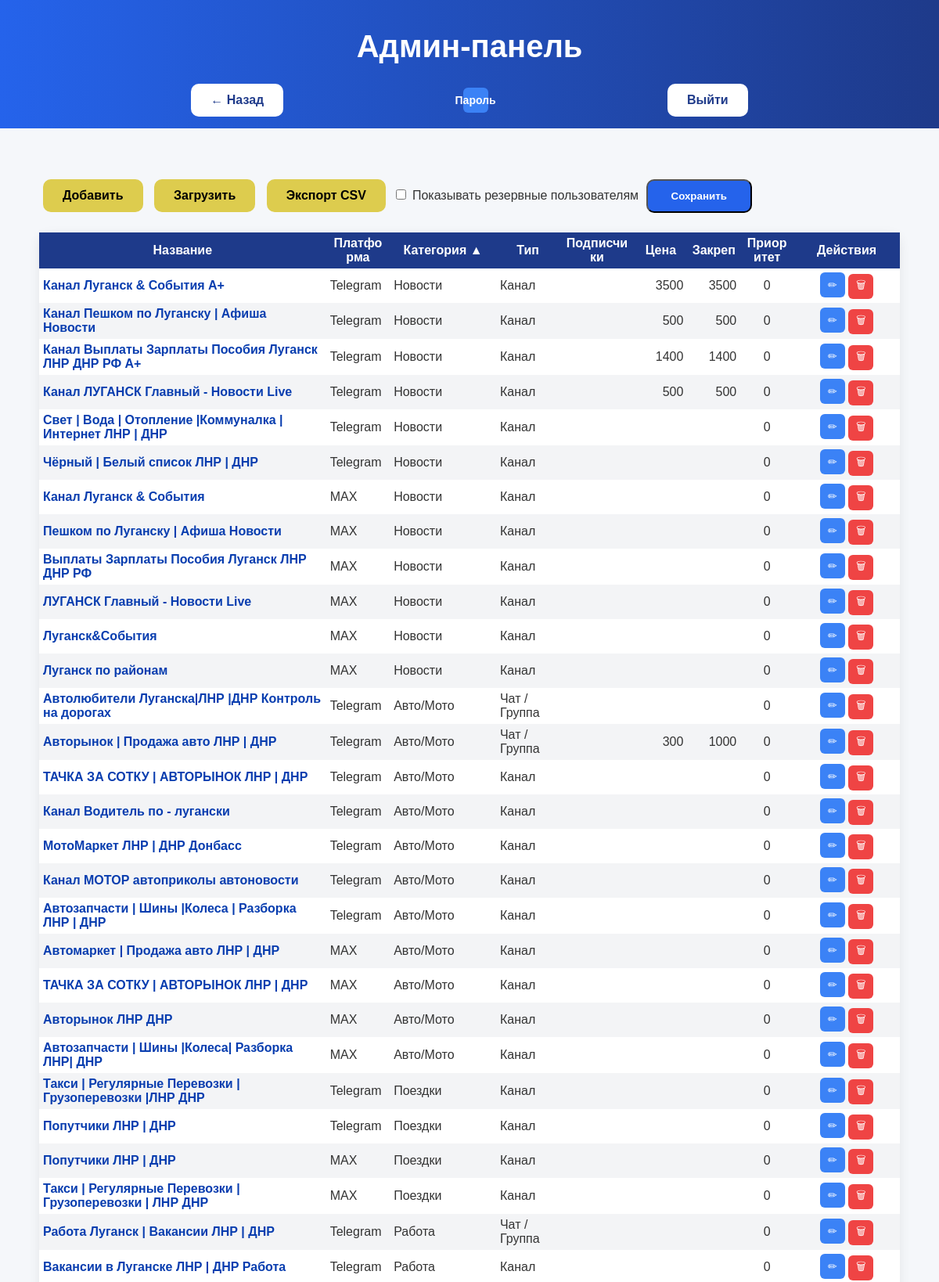
/admin/dashboard.php?sort=category&order=asc (signed in, upper part), run on the app's committed database.
### tables this page shows
CREATE TABLE `settings` (
  `name` varchar(50) NOT NULL,
  `value` varchar(255) NOT NULL
);

CREATE TABLE `resources` (
  `id` int(11) NOT NULL,
  `name` varchar(255) NOT NULL,
  `url` varchar(255) NOT NULL,
  `status` enum('main','reserve') DEFAULT NULL,
  `created_at` timestamp NULL DEFAULT CURRENT_TIMESTAMP,
  `platform` varchar(20) NOT NULL,
  `category` enum('Новости','Авто/Мото','Поездки','Работа','Объявления','Недвижимость','Общение','Хобби','Услуги','Электроника') NOT NULL DEFAULT 'Объявления',
  `type` enum('chat','channel') NOT NULL DEFAULT 'chat',
  `subscribers` int(11) DEFAULT NULL,
  `description` text,
  `priority` int(11) DEFAULT '0',
  `price` int(11) DEFAULT NULL,
  `pin_price` int(11) DEFAULT NULL
);

### config.php (called while the page is built, shortened)
<?php
function e($value)
{
    return htmlspecialchars((string)($value ?? ''), ENT_QUOTES, 'UTF-8');
}

### admin/dashboard.php (the view, shortened to what this page needs)
<?php
require_once __DIR__ . '/../config.php';
require 'partials/header.php';
function toggleOrder($currentSort, $column, $currentOrder) {
    if ($currentSort === $column) {
        return $currentOrder === 'asc' ? 'desc' : 'asc';
    }
    return 'asc';
}
$sort = $_GET['sort'] ?? 'priority';
$order = $_GET['order'] ?? 'desc';
$order = strtolower($order) === 'asc' ? 'asc' : 'desc';
$stmt = $pdo->query("
    SELECT * FROM resources
    ORDER BY (status = 'reserve') ASC, $sort $order
");
$resources = $stmt->fetchAll();
$stmt = $pdo->prepare("SELECT value FROM settings WHERE name = 'show_reserve'");
$stmt->execute();
$showReserve = $stmt->fetchColumn();
?>
<div class="table-section">
      <span>
    <a href="add.php" class="btn au-btn">Добавить</a>
    <a href="upload.php" class="btn au-btn">Загрузить</a>
    <a href="export.php" class="btn au-btn">Экспорт CSV</a>
    <form method="post" style="margin-bottom:20px; display: inline-block">
<label>
    <input type="checkbox" name="show_reserve" value="1"
        <?= $showReserve == '1' ? 'checked' : '' ?>>
    Показывать резервные пользователям
</label>
<button type="submit" class="btn btn-primary">Сохранить</button>
</form>
</span>
<table class="resource-table">
<thead>
<tr>
<th class="col-name">
<a href="?sort=name&order=<?= toggleOrder($sort, 'name', $order) ?>">
    Название
        </a>
</th>
<th class="col-platform">
    <a href="?sort=platform&order=<?= toggleOrder($sort, 'platform', $order) ?>">
    Платформа
        </a>
</th>
<th class="col-category">
    <a href="?sort=category&order=<?= toggleOrder($sort, 'category', $order) ?>">
    Категория
        <?php if ($sort === 'category'): ?>
        <?= $order === 'asc' ? '▲' : '▼' ?>
        <?php endif; ?>
        </a>
</th>
<th class="col-type">
<a href="?sort=type&order=<?= toggleOrder($sort, 'type', $order) ?>">
    Тип
        </a>
</th>
<th class="col-subs">Подписчики</th>
<th class="col-price">
<a href="?sort=price&order=<?= toggleOrder($sort, 'price', $order) ?>">
    Цена
        </a>
</th>
<th class="col-pin">Закреп</th>
<th class="col-priority">Приоритет</th>
<th class="col-actions">Действия</th>
</tr>
</thead>
<tbody>
<?php foreach ($resources as $r): ?>
<?php if ($r['status'] === 'reserve'): ?>
<tr class="row-reserve-d">
<?php else: ?>
<tr>
<?php endif; ?>
<td class="col-name">
<a href="<?= e($r['url']) ?>" target="_blank">
<?= e($r['name']) ?>
</a>
</td>
<td class="col-platform"><?= e($r['platform']) ?></td>
<td class="col-category"><?= e($r['category']) ?></td>
<td class="col-type">
<?php
if ($r['type'] === 'chat') {
    echo 'Чат / Группа';
}
if ($r['type'] === 'channel') {
    echo 'Канал';
}
?>
</td>
<td class="col-subs"><?= e($r['subscribers']) ?></td>
<td class="col-price"><?= e($r['price']) ?></td>
<td class="col-pin"><?= e($r['pin_price']) ?></td>
<td class="col-priority"><?= e($r['priority']) ?></td>
<td class="col-actions">
<a class="btn-edit" href="edit.php?id=<?= e($r['id']) ?>">✏</a>
<a class="btn-del" href="delete.php?id=<?= e($r['id']) ?>"
onclick="return confirm('Удалить ресурс?')">🗑</a>
</td>
</tr>
<?php endforeach; ?>
</tbody>
</table>
</div>
<?php require 'partials/footer.php'; ?>

### css/style.css (style rules this page uses)
body { margin: 0; font-family: Arial, sans-serif; background: #f5f7fa; color: #333; }
.btn { display: inline-block; padding: 12px 25px; background: white; color: #1e3a8a; text-decoration: none; border-radius: 10px; margin: 5px; font-weight: bold; transition: 0.3s; }
.au-btn { background: #ddcc4e; color: #000000; }
.table-section { max-width: 1100px; margin: 60px auto; padding: 0 20px; }
.resource-table { width: 100%; border-collapse: collapse; background: white; border-radius: 12px; table-layout: fixed; box-shadow: 0 4px 15px rgba(0,0,0,0.08); }
.resource-table th { word-wrap: break-word; position: sticky; top: 0; z-index: 3; background: #1e3a8a; color: white; padding: 5px 5px; text-align: center; }
.resource-table td { padding: 5px; }
.resource-table tr:nth-child(even) { background: #f3f4f6; }
.resource-table td a:not(.btn-edit):not(.btn-del) { color: #083daf; font-weight: 600; text-decoration: none; }
.resource-table th a { color: white; text-decoration: none; }
.col-priority { width: 40px; text-align: center; }
.col-actions { width: 90px; text-align: center; }
.col-subs { width: 60px; text-align: right; }
.col-price { width: 40px; text-align: right; }
.col-pin { width: 40px; text-align: right; }
.col-platform { width: 50px; }
.col-type { width: 50px; }
.col-name { width: 260px; }
.col-category { width: 90px; }
.btn-edit { background: #3b82f6; text-decoration: none; color: white; width: 32px; height: 32px; display: inline-flex; align-items: center; justify-content: center; border-radius: 6px; font-size: 14px; padding: 0; }
.btn-del { background: #ef4444; text-decoration: none; color: white; width: 32px; height: 32px; display: inline-flex; align-items: center; justify-content: center; border-radius: 6px; font-size: 14px; }
.btn-primary { background: #2563eb; color: white; padding: 12px 30px; border-radius: 10px; font-weight: bold; }

### data on the page
resources: name "Канал Луганск & События A+", platform "Telegram", category "Новости", type "Канал", price "3500", pin_price "3500", priority "0"
resources: name "Канал Пешком по Луганску | Афиша Новости", platform "Telegram", category "Новости", type "Канал", price "500", pin_price "500", priority "0"
resources: name "Канал Выплаты Зарплаты Пособия Луганск ЛНР ДНР РФ А+", platform "Telegram", category "Новости", type "Канал", price "1400", pin_price "1400", priority "0"
resources: name "Канал ЛУГАНСК Главный - Новости Live", platform "Telegram", category "Новости", type "Канал", price "500", pin_price "500", priority "0"
resources: name "Свет | Вода | Отопление |Коммуналка |Интернет ЛНР | ДНР", platform "Telegram", category "Новости", type "Канал", priority "0"
resources: name "Чёрный | Белый список ЛНР | ДНР", platform "Telegram", category "Новости", type "Канал", priority "0"
resources: name "Канал Луганск & События", platform "MAX", category "Новости", type "Канал", priority "0"
resources: name "Пешком по Луганску | Афиша Новости", platform "MAX", category "Новости", type "Канал", priority "0"
resources: name "Выплаты Зарплаты Пособия Луганск ЛНР ДНР РФ", platform "MAX", category "Новости", type "Канал", priority "0"
resources: name "ЛУГАНСК Главный - Новости Live", platform "MAX", category "Новости", type "Канал", priority "0"
resources: name "Луганск&События", platform "MAX", category "Новости", type "Канал", priority "0"
resources: name "Луганск по районам", platform "MAX", category "Новости", type "Канал", priority "0"
resources: name "Автолюбители Луганска|ЛНР |ДНР Контроль на дорогах", platform "Telegram", category "Авто/Мото", type "Чат / Группа", priority "0"
resources: name "Авторынок | Продажа авто ЛНР | ДНР", platform "Telegram", category "Авто/Мото", type "Чат / Группа", price "300", pin_price "1000", priority "0"
resources: name "ТАЧКА ЗА СОТКУ | АВТОРЫНОК ЛНР | ДНР", platform "Telegram", category "Авто/Мото", type "Канал", priority "0"
resources: name "Канал Водитель по - лугански", platform "Telegram", category "Авто/Мото", type "Канал", priority "0"
resources: name "МотоМаркет ЛНР | ДНР Донбасс", platform "Telegram", category "Авто/Мото", type "Канал", priority "0"
resources: name "Канал МОТОР автоприколы автоновости", platform "Telegram", category "Авто/Мото", type "Канал", priority "0"
resources: name "Автозапчасти | Шины |Колеса | Разборка ЛНР | ДНР", platform "Telegram", category "Авто/Мото", type "Канал", priority "0"
resources: name "Автомаркет | Продажа авто ЛНР | ДНР", platform "MAX", category "Авто/Мото", type "Канал", priority "0"
resources: name "ТАЧКА ЗА СОТКУ | АВТОРЫНОК ЛНР | ДНР", platform "MAX", category "Авто/Мото", type "Канал", priority "0"
resources: name "Авторынок ЛНР ДНР", platform "MAX", category "Авто/Мото", type "Канал", priority "0"
resources: name "Автозапчасти | Шины |Колеса| Разборка ЛНР| ДНР", platform "MAX", category "Авто/Мото", type "Канал", priority "0"
resources: name "Такси | Регулярные Перевозки | Грузоперевозки |ЛНР ДНР", platform "Telegram", category "Поездки", type "Канал", priority "0"
resources: name "Попутчики ЛНР | ДНР", platform "Telegram", category "Поездки", type "Канал", priority "0"
resources: name "Попутчики ЛНР | ДНР", platform "MAX", category "Поездки", type "Канал", priority "0"
resources: name "Такси | Регулярные Перевозки | Грузоперевозки | ЛНР ДНР", platform "MAX", category "Поездки", type "Канал", priority "0"
resources: name "Работа Луганск | Вакансии ЛНР | ДНР", platform "Telegram", category "Работа", type "Чат / Группа", priority "0"
resources: name "Вакансии в Луганске ЛНР | ДНР Работа", platform "Telegram", category "Работа", type "Канал", priority "0"
